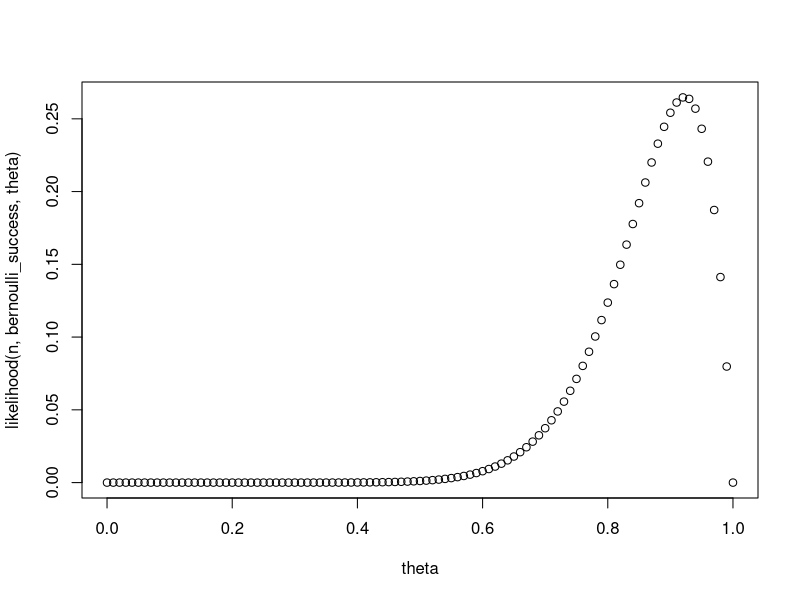

Generate this figure with R:
## ---- chunk 1
knitr::opts_chunk$set(echo = TRUE)
## ---- chunk 2

n = 1
bernoulli_success = 1

posterior_alpha1 <- 5 + bernoulli_success
posterior_beta1 <- 5 + n - bernoulli_success


posterior_distribution_n1 = beta(posterior_alpha1, posterior_beta1)


posterior_distribution_n1


## ---- chunk 3

n = 2
bernoulli_success = 1

posterior_alpha2 <- 5 + bernoulli_success
posterior_beta2 <- 5 + n - bernoulli_success


posterior_distribution_n2 = beta(posterior_alpha2, posterior_beta2)


posterior_distribution_n2


## ---- chunk 4

n = 3
bernoulli_success = 2

posterior_alpha3 <- 5 + bernoulli_success
posterior_beta3 <- 5 + n - bernoulli_success


posterior_distribution_n3 = beta(posterior_alpha3, posterior_beta3)


posterior_distribution_n3


## ---- chunk 5

test <- c(1,0,1,0,1,1,1,1,0,1,0,0,1,0,0,1,0,1,1,1,0)
X1 <- seq(0, 1, by=0.01)

n = 21
bernoulli_success = 12
theta <- X1

likelihood = function(n, bernoulli_success, theta){
  return(theta^bernoulli_success*(1-theta)*(n - bernoulli_success)) }

plot(theta, likelihood(n,bernoulli_success, theta))


